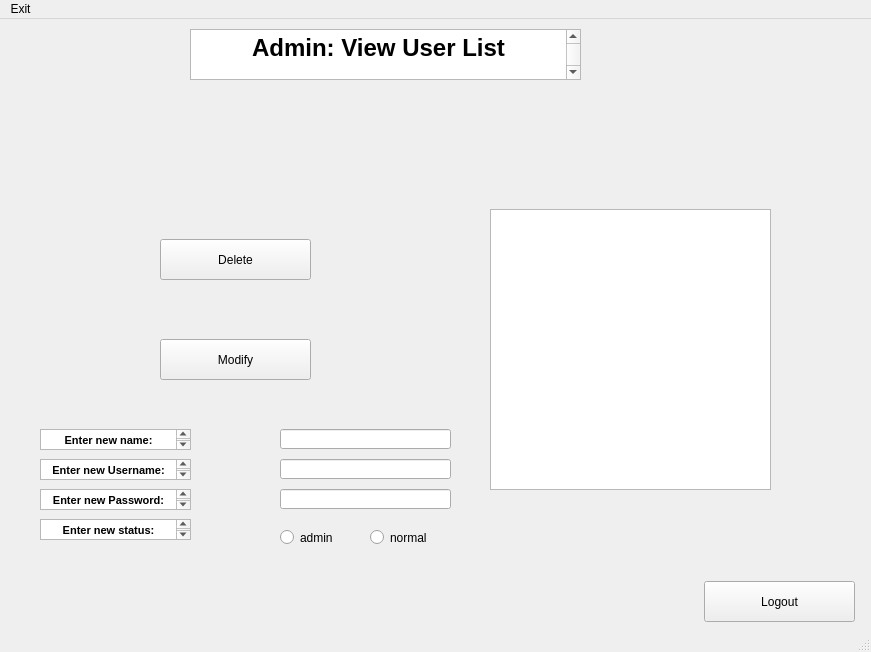
<?xml version="1.0" encoding="UTF-8"?>
<ui version="4.0">
 <class>MainWindow</class>
 <widget class="QMainWindow" name="MainWindow">
  <property name="geometry">
   <rect>
    <x>0</x>
    <y>0</y>
    <width>871</width>
    <height>652</height>
   </rect>
  </property>
  <property name="windowTitle">
   <string>MainWindow</string>
  </property>
  <widget class="QWidget" name="centralwidget">
   <widget class="QTextEdit" name="textEdit">
    <property name="geometry">
     <rect>
      <x>190</x>
      <y>10</y>
      <width>391</width>
      <height>51</height>
     </rect>
    </property>
    <property name="html">
     <string>&lt;!DOCTYPE HTML PUBLIC &quot;-//W3C//DTD HTML 4.0//EN&quot; &quot;http://www.w3.org/TR/REC-html40/strict.dtd&quot;&gt;
&lt;html&gt;&lt;head&gt;&lt;meta name=&quot;qrichtext&quot; content=&quot;1&quot; /&gt;&lt;style type=&quot;text/css&quot;&gt;
p, li { white-space: pre-wrap; }
&lt;/style&gt;&lt;/head&gt;&lt;body style=&quot; font-family:'MS Shell Dlg 2'; font-size:8.25pt; font-weight:400; font-style:normal;&quot;&gt;
&lt;p align=&quot;center&quot; style=&quot; margin-top:0px; margin-bottom:0px; margin-left:0px; margin-right:0px; -qt-block-indent:0; text-indent:0px;&quot;&gt;&lt;span style=&quot; font-size:18pt; font-weight:600;&quot;&gt;Admin: View User List&lt;/span&gt;&lt;/p&gt;
&lt;p align=&quot;center&quot; style=&quot;-qt-paragraph-type:empty; margin-top:0px; margin-bottom:0px; margin-left:0px; margin-right:0px; -qt-block-indent:0; text-indent:0px; font-size:18pt; font-weight:600;&quot;&gt;&lt;br /&gt;&lt;/p&gt;
&lt;p align=&quot;center&quot; style=&quot;-qt-paragraph-type:empty; margin-top:0px; margin-bottom:0px; margin-left:0px; margin-right:0px; -qt-block-indent:0; text-indent:0px; font-size:18pt; font-weight:600;&quot;&gt;&lt;br /&gt;&lt;/p&gt;
&lt;p align=&quot;center&quot; style=&quot;-qt-paragraph-type:empty; margin-top:0px; margin-bottom:0px; margin-left:0px; margin-right:0px; -qt-block-indent:0; text-indent:0px; font-size:18pt; font-weight:600;&quot;&gt;&lt;br /&gt;&lt;/p&gt;&lt;/body&gt;&lt;/html&gt;</string>
    </property>
   </widget>
   <widget class="QLabel" name="label">
    <property name="geometry">
     <rect>
      <x>270</x>
      <y>40</y>
      <width>231</width>
      <height>171</height>
     </rect>
    </property>
    <property name="text">
     <string>&lt;html&gt;&lt;head/&gt;&lt;body&gt;&lt;p&gt;&lt;img src=&quot;:/newPrefix/Webp.net-resizeimage.jpg&quot;/&gt;&lt;/p&gt;&lt;/body&gt;&lt;/html&gt;</string>
    </property>
   </widget>
   <widget class="QPushButton" name="pushButton_2">
    <property name="geometry">
     <rect>
      <x>704</x>
      <y>562</y>
      <width>151</width>
      <height>41</height>
     </rect>
    </property>
    <property name="text">
     <string>Logout</string>
    </property>
   </widget>
   <widget class="QTextEdit" name="textEdit_2">
    <property name="geometry">
     <rect>
      <x>40</x>
      <y>410</y>
      <width>151</width>
      <height>21</height>
     </rect>
    </property>
    <property name="html">
     <string>&lt;!DOCTYPE HTML PUBLIC &quot;-//W3C//DTD HTML 4.0//EN&quot; &quot;http://www.w3.org/TR/REC-html40/strict.dtd&quot;&gt;
&lt;html&gt;&lt;head&gt;&lt;meta name=&quot;qrichtext&quot; content=&quot;1&quot; /&gt;&lt;style type=&quot;text/css&quot;&gt;
p, li { white-space: pre-wrap; }
&lt;/style&gt;&lt;/head&gt;&lt;body style=&quot; font-family:'MS Shell Dlg 2'; font-size:8.25pt; font-weight:400; font-style:normal;&quot;&gt;
&lt;p align=&quot;center&quot; style=&quot; margin-top:0px; margin-bottom:0px; margin-left:0px; margin-right:0px; -qt-block-indent:0; text-indent:0px;&quot;&gt;&lt;span style=&quot; font-size:8pt; font-weight:600;&quot;&gt;Enter new name:&lt;/span&gt;&lt;/p&gt;
&lt;p align=&quot;center&quot; style=&quot;-qt-paragraph-type:empty; margin-top:0px; margin-bottom:0px; margin-left:0px; margin-right:0px; -qt-block-indent:0; text-indent:0px; font-size:8pt; font-weight:600;&quot;&gt;&lt;br /&gt;&lt;/p&gt;&lt;/body&gt;&lt;/html&gt;</string>
    </property>
   </widget>
   <widget class="QTextEdit" name="textEdit_3">
    <property name="geometry">
     <rect>
      <x>40</x>
      <y>440</y>
      <width>151</width>
      <height>21</height>
     </rect>
    </property>
    <property name="html">
     <string>&lt;!DOCTYPE HTML PUBLIC &quot;-//W3C//DTD HTML 4.0//EN&quot; &quot;http://www.w3.org/TR/REC-html40/strict.dtd&quot;&gt;
&lt;html&gt;&lt;head&gt;&lt;meta name=&quot;qrichtext&quot; content=&quot;1&quot; /&gt;&lt;style type=&quot;text/css&quot;&gt;
p, li { white-space: pre-wrap; }
&lt;/style&gt;&lt;/head&gt;&lt;body style=&quot; font-family:'MS Shell Dlg 2'; font-size:8.25pt; font-weight:400; font-style:normal;&quot;&gt;
&lt;p align=&quot;center&quot; style=&quot; margin-top:0px; margin-bottom:0px; margin-left:0px; margin-right:0px; -qt-block-indent:0; text-indent:0px;&quot;&gt;&lt;span style=&quot; font-size:8pt; font-weight:600;&quot;&gt;Enter new Username:&lt;/span&gt;&lt;/p&gt;
&lt;p align=&quot;center&quot; style=&quot;-qt-paragraph-type:empty; margin-top:0px; margin-bottom:0px; margin-left:0px; margin-right:0px; -qt-block-indent:0; text-indent:0px; font-size:8pt; font-weight:600;&quot;&gt;&lt;br /&gt;&lt;/p&gt;&lt;/body&gt;&lt;/html&gt;</string>
    </property>
   </widget>
   <widget class="QTextEdit" name="textEdit_4">
    <property name="geometry">
     <rect>
      <x>40</x>
      <y>470</y>
      <width>151</width>
      <height>21</height>
     </rect>
    </property>
    <property name="html">
     <string>&lt;!DOCTYPE HTML PUBLIC &quot;-//W3C//DTD HTML 4.0//EN&quot; &quot;http://www.w3.org/TR/REC-html40/strict.dtd&quot;&gt;
&lt;html&gt;&lt;head&gt;&lt;meta name=&quot;qrichtext&quot; content=&quot;1&quot; /&gt;&lt;style type=&quot;text/css&quot;&gt;
p, li { white-space: pre-wrap; }
&lt;/style&gt;&lt;/head&gt;&lt;body style=&quot; font-family:'MS Shell Dlg 2'; font-size:8.25pt; font-weight:400; font-style:normal;&quot;&gt;
&lt;p align=&quot;center&quot; style=&quot; margin-top:0px; margin-bottom:0px; margin-left:0px; margin-right:0px; -qt-block-indent:0; text-indent:0px;&quot;&gt;&lt;span style=&quot; font-size:8pt; font-weight:600;&quot;&gt;Enter new Password:&lt;/span&gt;&lt;/p&gt;
&lt;p align=&quot;center&quot; style=&quot;-qt-paragraph-type:empty; margin-top:0px; margin-bottom:0px; margin-left:0px; margin-right:0px; -qt-block-indent:0; text-indent:0px; font-size:8pt; font-weight:600;&quot;&gt;&lt;br /&gt;&lt;/p&gt;&lt;/body&gt;&lt;/html&gt;</string>
    </property>
   </widget>
   <widget class="QLineEdit" name="lineEdit">
    <property name="geometry">
     <rect>
      <x>280</x>
      <y>410</y>
      <width>171</width>
      <height>20</height>
     </rect>
    </property>
   </widget>
   <widget class="QLineEdit" name="lineEdit_2">
    <property name="geometry">
     <rect>
      <x>280</x>
      <y>440</y>
      <width>171</width>
      <height>20</height>
     </rect>
    </property>
   </widget>
   <widget class="QLineEdit" name="lineEdit_3">
    <property name="geometry">
     <rect>
      <x>280</x>
      <y>470</y>
      <width>171</width>
      <height>20</height>
     </rect>
    </property>
   </widget>
   <widget class="QTextEdit" name="textEdit_5">
    <property name="geometry">
     <rect>
      <x>40</x>
      <y>500</y>
      <width>151</width>
      <height>21</height>
     </rect>
    </property>
    <property name="html">
     <string>&lt;!DOCTYPE HTML PUBLIC &quot;-//W3C//DTD HTML 4.0//EN&quot; &quot;http://www.w3.org/TR/REC-html40/strict.dtd&quot;&gt;
&lt;html&gt;&lt;head&gt;&lt;meta name=&quot;qrichtext&quot; content=&quot;1&quot; /&gt;&lt;style type=&quot;text/css&quot;&gt;
p, li { white-space: pre-wrap; }
&lt;/style&gt;&lt;/head&gt;&lt;body style=&quot; font-family:'MS Shell Dlg 2'; font-size:8.25pt; font-weight:400; font-style:normal;&quot;&gt;
&lt;p align=&quot;center&quot; style=&quot; margin-top:0px; margin-bottom:0px; margin-left:0px; margin-right:0px; -qt-block-indent:0; text-indent:0px;&quot;&gt;&lt;span style=&quot; font-size:8pt; font-weight:600;&quot;&gt;Enter new status:&lt;/span&gt;&lt;/p&gt;
&lt;p align=&quot;center&quot; style=&quot;-qt-paragraph-type:empty; margin-top:0px; margin-bottom:0px; margin-left:0px; margin-right:0px; -qt-block-indent:0; text-indent:0px; font-size:8pt; font-weight:600;&quot;&gt;&lt;br /&gt;&lt;/p&gt;&lt;/body&gt;&lt;/html&gt;</string>
    </property>
   </widget>
   <widget class="QPushButton" name="pushButton_3">
    <property name="geometry">
     <rect>
      <x>160</x>
      <y>220</y>
      <width>151</width>
      <height>41</height>
     </rect>
    </property>
    <property name="text">
     <string>Delete</string>
    </property>
   </widget>
   <widget class="QListView" name="listView">
    <property name="geometry">
     <rect>
      <x>490</x>
      <y>190</y>
      <width>281</width>
      <height>281</height>
     </rect>
    </property>
   </widget>
   <widget class="QPushButton" name="pushButton_4">
    <property name="geometry">
     <rect>
      <x>160</x>
      <y>320</y>
      <width>151</width>
      <height>41</height>
     </rect>
    </property>
    <property name="text">
     <string>Modify</string>
    </property>
   </widget>
   <widget class="QRadioButton" name="radioButton">
    <property name="geometry">
     <rect>
      <x>280</x>
      <y>510</y>
      <width>82</width>
      <height>17</height>
     </rect>
    </property>
    <property name="text">
     <string>admin</string>
    </property>
   </widget>
   <widget class="QRadioButton" name="radioButton_2">
    <property name="geometry">
     <rect>
      <x>370</x>
      <y>510</y>
      <width>82</width>
      <height>17</height>
     </rect>
    </property>
    <property name="text">
     <string>normal</string>
    </property>
   </widget>
  </widget>
  <widget class="QMenuBar" name="menubar">
   <property name="geometry">
    <rect>
     <x>0</x>
     <y>0</y>
     <width>871</width>
     <height>21</height>
    </rect>
   </property>
   <widget class="QMenu" name="menuExit">
    <property name="title">
     <string>Exit</string>
    </property>
   </widget>
   <addaction name="menuExit"/>
  </widget>
  <widget class="QStatusBar" name="statusbar"/>
 </widget>
 <resources>
  <include location="rochePic.qrc"/>
 </resources>
 <connections/>
</ui>
